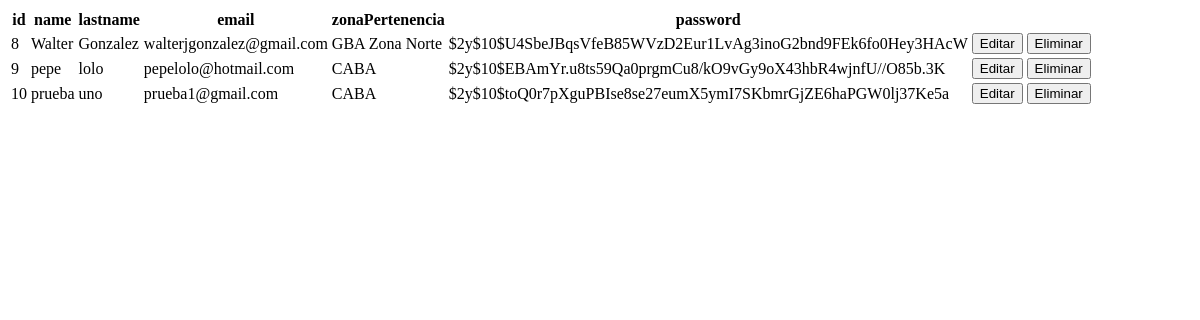
Page /mostrarTodosLosUsuarios.php on the earlier database version.
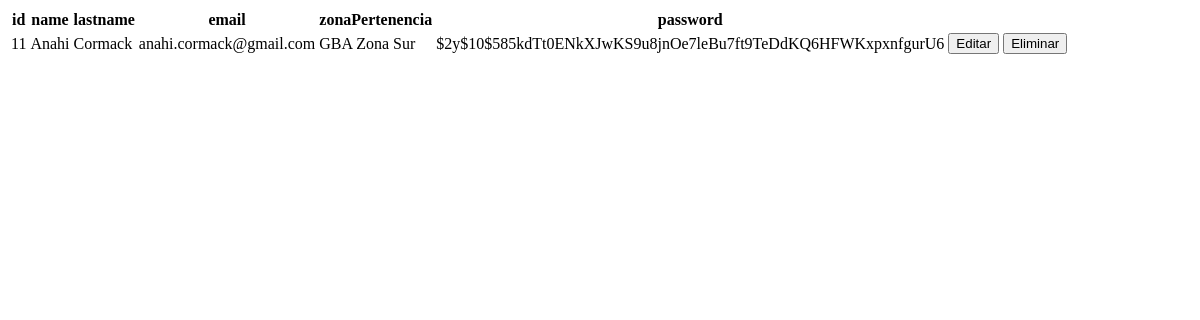
Same page on the later database version.
### tables this page shows
CREATE TABLE `usuarios` (
  `id` int(11) NOT NULL AUTO_INCREMENT,
  `name` varchar(45) DEFAULT NULL,
  `lastname` varchar(45) DEFAULT NULL,
  `email` varchar(45) DEFAULT NULL,
  `zonaPertenencia` varchar(45) DEFAULT NULL,
  `password` varchar(60) DEFAULT NULL,
  PRIMARY KEY (`id`)
);

### classes/MySQL_DB.php (called while the page is built, shortened)
<?php
class MySQL_DB extends DB
{
  protected $conn;
  public function __construct($ruta)
  {
    $usuario = 'root';
    $password = 'root';
    $opciones = [ PDO::ATTR_ERRMODE => PDO::ERRMODE_EXCEPTION ];
    try {
    	$this->conn = new PDO($ruta, $usuario, $password, $opciones);
    }
    catch( PDOException $ErrorEnConexion ) {
    	echo "Se ha producido un error: ".$ErrorEnConexion->getMessage();
    	echo "<br>";
      exit;
    }
  }
  public function findAll($modelo){
    $sql = 'select * from '.$modelo->table;
    $stmt = $this->conn->prepare($sql);
    $stmt->execute();
    $arrayDeObjetos = [];
    while ($fila= $stmt->fetch(PDO::FETCH_ASSOC)){
      $unObjeto = new Modelo();
      foreach ($fila as $attr => $value) {
        $unObjeto->setAttr($attr, $value);
      }
      $arrayDeObjetos[]=$unObjeto;
    }
    return $arrayDeObjetos;
  }
}

### classes/Modelo.php (called while the page is built, shortened)
<?php
class Modelo
{
  public $columns;
  public $datos;
  protected $db;
  public function __construct($datos=[]){
    $this->datos = $datos;
    $this->db = new MySQL_DB('mysql:host=localhost; dbname=patitasacasa; charset=utf8');
  }
  public function getColumns(){
    return $this->columns;
  }
  public function getDatos(){
    return $this->datos;
  }
  public function setAttr($attr, $value){
    $this->datos[$attr] = $value;
  }
  public function findAll(){
    $todosLosObjetos = $this->db->findAll($this);
    return isset($todosLosObjetos) ? $todosLosObjetos : null;
  }
}

### mostrarTodosLosUsuarios.php (the view, shortened to what this page needs)
<?php
$user = new Usuario();
$todosLosUsuarios = $user->findAll();
?>
<!DOCTYPE html>
<html>
  <head>
  </head>
  <body>
      <table>
         <tr>
         <?php foreach ($user->getColumns() as $columna):?>
           <th><?=$columna;?></th>
         <?php endforeach; ?>
         </tr>
         <?php foreach ($todosLosUsuarios as $unUsuario):?>
           <tr>
            <?php foreach ($unUsuario->getDatos() as $dato):?>
              <td><?=$dato;?></td>
            <?php endforeach; ?>
            <td>
              <form class="" action="update.php" method="post">
              <button type="submit" class="btn-primary">Editar</button>
              </form>
            </td>
            <td>
              <form class="" action="eliminar.php" method="post">
              <button type="submit" class="btn-primary">Eliminar</button>
              </form>
            </td>
          </tr>
        <?php endforeach; ?>
       </table>
  </body>
</html>

Differences in the rows shown:
removed usuarios: id "8", name "Walter", lastname "Gonzalez", email "walterjgonzalez@gmail.com", zonaPertenencia "GBA Zona Norte", password "$2y$10$U4SbeJBqsVfeB85WVzD2Eur1LvAg3inoG2bnd9FEk6fo0Hey3HAcW"
removed usuarios: id "9", name "pepe", lastname "lolo", email "pepelolo@hotmail.com", zonaPertenencia "CABA", password "$2y$10$EBAmYr.u8ts59Qa0prgmCu8/kO9vGy9oX43hbR4wjnfU//O85b.3K"
removed usuarios: id "10", name "prueba", lastname "uno", email "prueba1@gmail.com", zonaPertenencia "CABA", password "$2y$10$toQ0r7pXguPBIse8se27eumX5ymI7SKbmrGjZE6haPGW0lj37Ke5a"
added usuarios: id "11", name "Anahi", lastname "Cormack", email "anahi.cormack@gmail.com", zonaPertenencia "GBA Zona Sur", password "$2y$10$585kdTt0ENkXJwKS9u8jnOe7leBu7ft9TeDdKQ6HFWKxpxnfgurU6"
